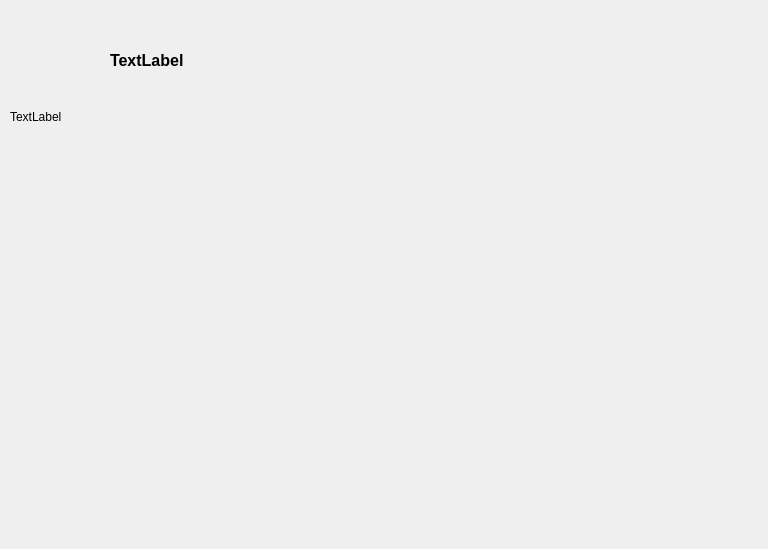
<?xml version="1.0" encoding="UTF-8"?>
<ui version="4.0">
 <class>help_window</class>
 <widget class="QDialog" name="help_window">
  <property name="geometry">
   <rect>
    <x>0</x>
    <y>0</y>
    <width>768</width>
    <height>549</height>
   </rect>
  </property>
  <property name="windowTitle">
   <string>ACG Model Cleanup - Instructions</string>
  </property>
  <property name="windowIcon">
   <iconset resource="../../ACGModelClean/resources.qrc">
    <normaloff>:/ACG.ico</normaloff>:/ACG.ico</iconset>
  </property>
  <widget class="QLabel" name="label_2">
   <property name="geometry">
    <rect>
     <x>10</x>
     <y>10</y>
     <width>101</width>
     <height>71</height>
    </rect>
   </property>
   <property name="text">
    <string>&lt;html&gt;&lt;head/&gt;&lt;body&gt;&lt;p&gt;&lt;img src=&quot;:/acg_logo.jpg&quot;/&gt;&lt;/p&gt;&lt;/body&gt;&lt;/html&gt;</string>
   </property>
  </widget>
  <widget class="QWidget" name="verticalLayoutWidget">
   <property name="geometry">
    <rect>
     <x>110</x>
     <y>20</y>
     <width>641</width>
     <height>80</height>
    </rect>
   </property>
   <layout class="QVBoxLayout" name="verticalLayout">
    <item>
     <widget class="QLabel" name="le_appname">
      <property name="font">
       <font>
        <pointsize>12</pointsize>
        <weight>75</weight>
        <bold>true</bold>
       </font>
      </property>
      <property name="text">
       <string>TextLabel</string>
      </property>
     </widget>
    </item>
   </layout>
  </widget>
  <widget class="QWidget" name="verticalLayoutWidget_2">
   <property name="geometry">
    <rect>
     <x>10</x>
     <y>110</y>
     <width>741</width>
     <height>421</height>
    </rect>
   </property>
   <layout class="QVBoxLayout" name="verticalLayout_2">
    <item>
     <widget class="QLabel" name="le_instructions">
      <property name="text">
       <string>TextLabel</string>
      </property>
      <property name="alignment">
       <set>Qt::AlignLeading|Qt::AlignLeft|Qt::AlignTop</set>
      </property>
     </widget>
    </item>
   </layout>
  </widget>
 </widget>
 <resources>
  <include location="../../ACGModelClean/resources.qrc"/>
 </resources>
 <connections/>
</ui>
